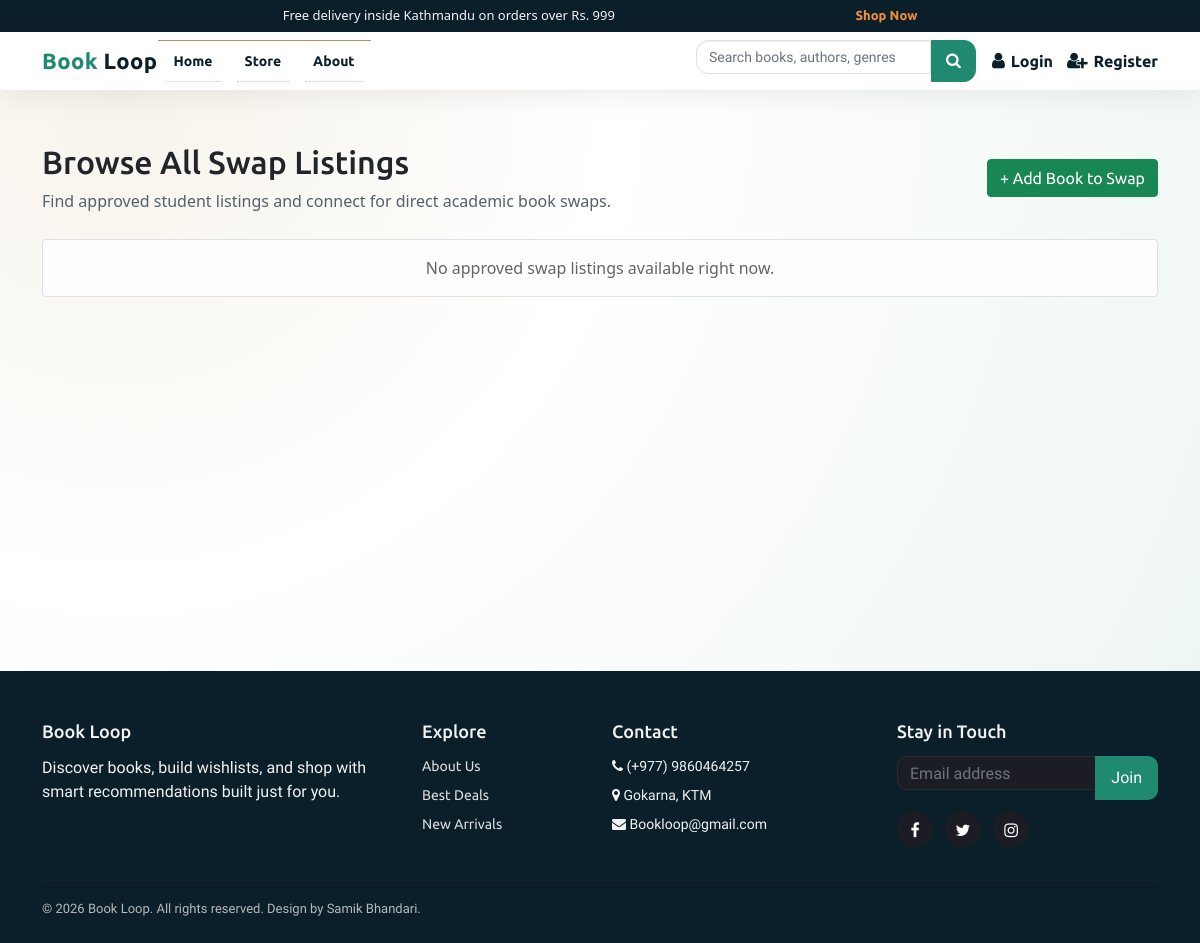
/swaps/browse/, run on an earlier commit of the app's database.
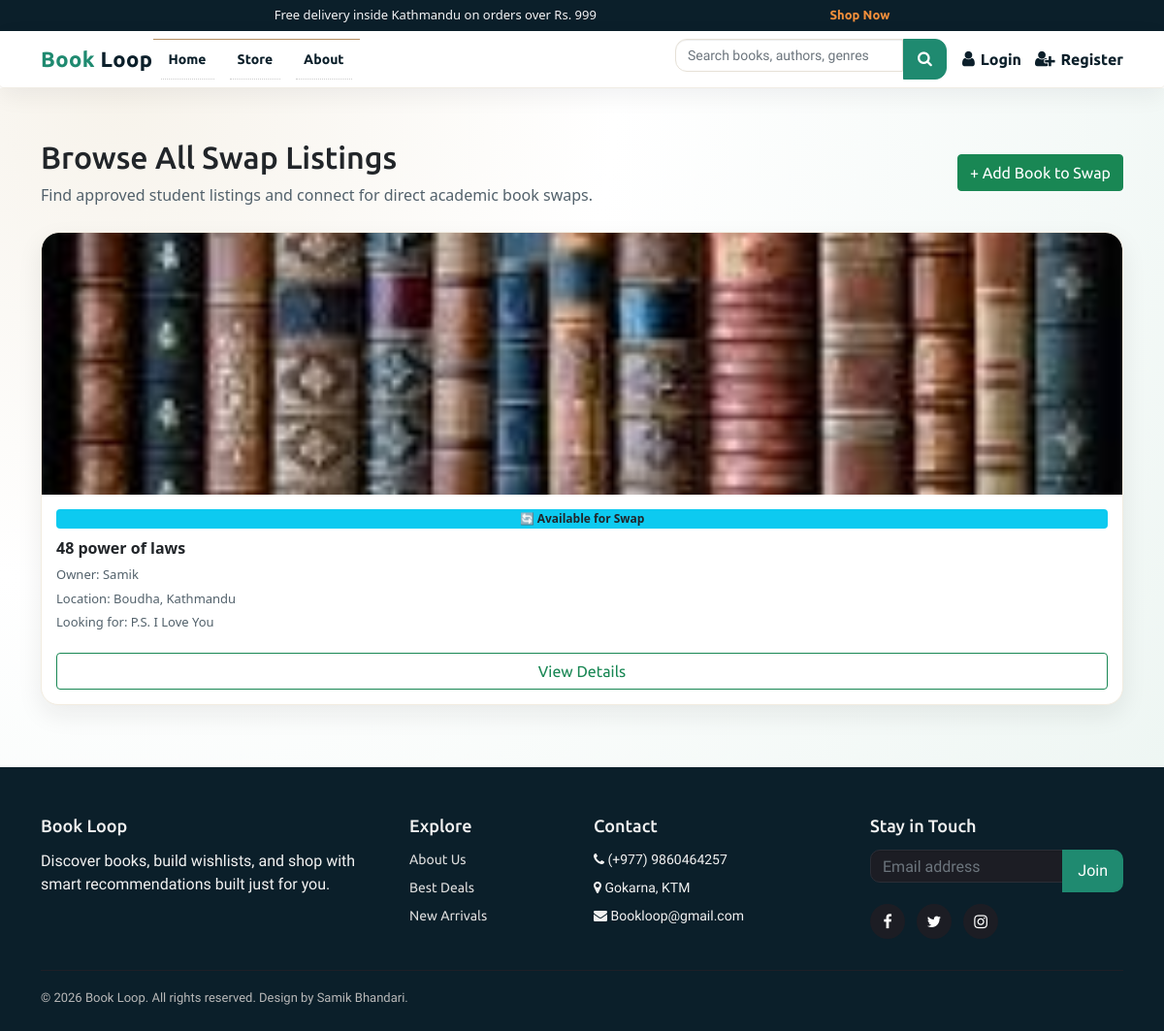
And on a later commit of the database.
### books/models.py (models this page shows, shortened)
class Product(models.Model):
    Book_name = models.CharField(max_length=50)
    Author = models.CharField(max_length=50, default="")
    genre = models.CharField(max_length=300)
    description = models.CharField(max_length=1000, default="")
    price = models.IntegerField(default=0)
    pub_date = models.DateField(default=timezone.now)
    quantity = models.PositiveBigIntegerField(default=1)
    seller = models.ForeignKey(
        settings.AUTH_USER_MODEL,
        on_delete=models.SET_NULL,
        null=True,
        blank=True,
        related_name="products",
    )
    listing_type = models.CharField(
        max_length=10,
        choices=LISTING_CHOICES,
        default="sell",
    )
    listing_status = models.CharField(
        max_length=20,
        choices=LISTING_STATUS,
        default="approved",
    )
    swap_preference = models.CharField(
        max_length=255,
        blank=True,
        null=True,
        help_text="Title or genre of the book you want in exchange.",
    )
    condition = models.CharField(
        max_length=50,
        blank=True,
        null=True,
        help_text=(
            "Physical condition of the book for swapping "
            "(e.g. New, Like New, Good, Heavily Used)."
        ),
    )
    location = models.CharField(
        max_length=255,
        blank=True,
        null=True,
        help_text="City or neighborhood for the swap",
    )
    contact_email = models.EmailField(
        blank=True,
        null=True,
        help_text="Email for other users to contact you for swapping",
    )
    image = CloudinaryField("image", folder="bookloop_covers", null=True, blank=True)
    sequence = models.IntegerField(default=0)
    views = models.PositiveIntegerField(default=0)

### books/views.py (the view)
# urls.py: path('swaps/browse/', views.BrowseSwapBooksView.as_view(), name='browse_swaps'),
class BrowseSwapBooksView(ListView):
    model = Product
    template_name = "books/browse_swaps.html"
    context_object_name = "books"
    paginate_by = 12
    def get_queryset(self):  # type: ignore[override]
        return _approved_swap_books_queryset()

### books/views.py (called while the page is built)
def _approved_swap_books_queryset():
    return Product.objects.select_related("seller").filter(
        listing_type="swap",
        listing_status="approved",
    ).order_by("-pub_date")

### templates/books/browse_swaps.html (shortened to what this page needs)
{% load static %}
{% include 'components/base/base-top.html' %}
{% include 'components/header/header.html' %}
<section class="swap-browse-page">
  <div class="container">
    <div class="d-flex align-items-center justify-content-between flex-wrap gap-3 swap-browse-header">
      <div>
        <h1>Browse All Swap Listings</h1>
        <p>Find approved student listings and connect for direct academic book swaps.</p>
      </div>
      <a href="{% url 'add_swap_book' %}" class="btn btn-success">+ Add Book to Swap</a>
    </div>
    <div class="swap-grid">
      {% for book in books %}
        <div class="swap-card">
            {% if book.image and "herald" not in book.image.url|lower and "college" not in book.image.url|lower %}
            <img class="book-cover-img" src="{{ book.image.url }}" alt="{{ book.Book_name }}" data-fallback="{% static 'images/default_cover.jpg' %}" onerror="this.onerror=null; this.src=this.dataset.fallback;">
            {% else %}
            <img class="book-cover-img" src="{% static 'images/default_cover.jpg' %}" alt="{{ book.Book_name }}">
            {% endif %}
          <div class="swap-card-body">
            <span class="badge bg-info text-dark mb-2">🔄 Available for Swap</span>
            <div class="swap-card-title">{{ book.Book_name|truncatewords:6 }}</div>
            <div class="swap-meta">Owner: {{ book.seller.username|default:"BookLoop User" }}</div>
            <div class="swap-meta">Location: {{ book.location|default:"Not specified" }}</div>
            <div class="swap-meta">Looking for: {{ book.swap_preference|default:"Open to offers"|truncatechars:45 }}</div>
            <a href="{% url 'product' book.id %}" class="btn btn-outline-success mt-3">View Details</a>
          </div>
        </div>
      {% empty %}
        <div class="alert alert-light border text-center" role="alert">
          No approved swap listings available right now.
        </div>
      {% endfor %}
    </div>
  </div>
</section>
{% include 'components/footer/footer.html' %}
{% include 'components/base/base-bottom.html' %}

What changed in the data, as far as the page shows it:
added Product: Book_name "48 power of laws", seller.username "Samik", location "Boudha, Kathmandu", swap_preference "P.S. I Love You"
Also different on the page:
text no longer shown: "No approved swap listings available right now."
